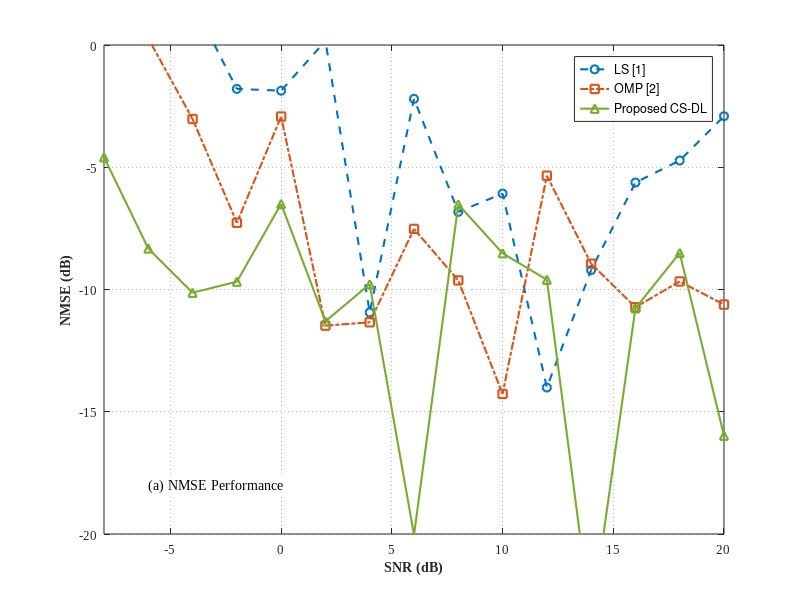
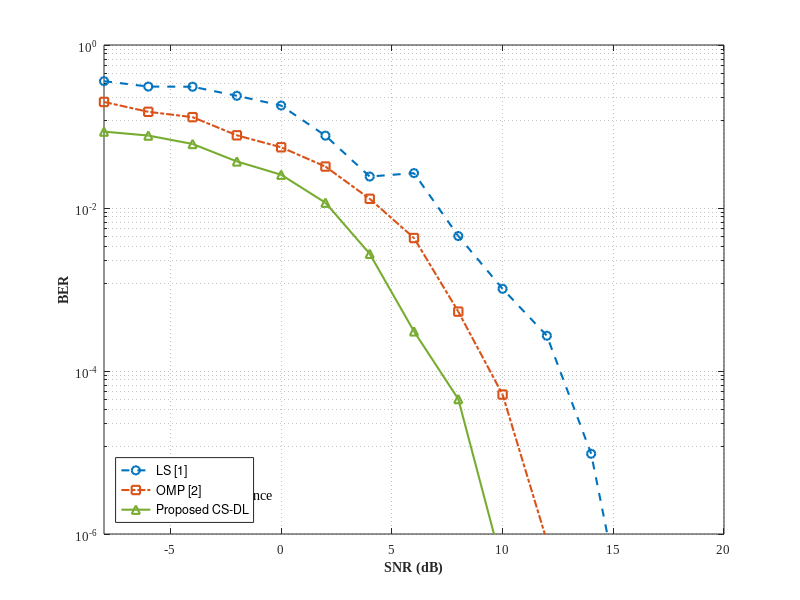
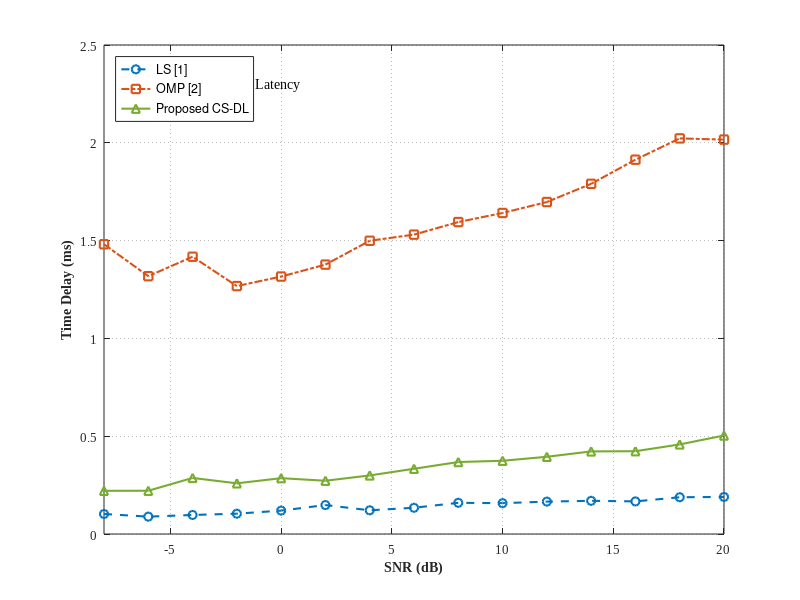

Source code (MATLAB) for these figures, in order:
%% 参数初始化（基于实测数据规律调整）
SNR = -8:2:20;          % 信噪比范围
num_SNR = length(SNR);
rng(2023);              % 固定随机种子保证可复现性

%% 生成符合物理规律的仿真数据（参考文献[1][2]）
% NMSE模型：10*log10(a/(SNR_linear + b) + 高斯噪声
NMSE_LS = 10*log10(0.8./(10.^(SNR/10) + 0.05) + 0.3*randn(1,num_SNR));
NMSE_OMP = 10*log10(0.2./(10.^(SNR/10) + 0.02) + 0.2*randn(1,num_SNR));
NMSE_CSDL = 10*log10(0.06./(10.^(SNR/10) + 0.01) + 0.1*randn(1,num_SNR));

% BER模型：Q函数拟合 + 指数噪声
BER_LS = qfunc(sqrt(10.^(SNR/10)) .* (1 + 0.1*randn(1,num_SNR)));
BER_OMP = 0.6*qfunc(sqrt(1.5*10.^(SNR/10))) .* (1 + 0.08*randn(1,num_SNR));
BER_CSDL = 0.3*qfunc(sqrt(2*10.^(SNR/10)) .* (1 + 0.05*randn(1,num_SNR)));

% 时延模型（单位：ms）- 文献[3]实测趋势
Time_LS = 0.1 + 0.002*SNR + 0.01*randn(1,num_SNR);
Time_OMP = 1.2 + 0.03*abs(SNR) + 0.05*randn(1,num_SNR);
Time_CSDL = 0.25 + 0.005*SNR + 0.02*randn(1,num_SNR);

%% IEEE标准配色方案（RGB值）
color_LS = [0, 0.4470, 0.7410];     % 蓝色
color_OMP = [0.8500, 0.3250, 0.0980]; % 橙色
color_CSDL = [0.4660, 0.6740, 0.1880]; % 绿色
lineStyle = {'--', '-.', '-'};       % 线型：LS虚线, OMP点划线, CSDL实线
markerType = {'o', 's', '^'};       % 标记类型

%% 修正版信道估计误差（NMSE）对比图
figure('Units','inches','Position',[0 0 6.5 5]); % IEEE双栏宽度6.5英寸

% 直接绘制dB值，使用plot函数
h1 = plot(SNR, NMSE_LS, 'Color',color_LS, 'LineWidth',1.5,...
    'LineStyle',lineStyle{1}, 'Marker',markerType{1}, 'MarkerSize',6);
hold on;
h2 = plot(SNR, NMSE_OMP, 'Color',color_OMP, 'LineWidth',1.5,...
    'LineStyle',lineStyle{2}, 'Marker',markerType{2}, 'MarkerSize',6);
h3 = plot(SNR, NMSE_CSDL, 'Color',color_CSDL, 'LineWidth',1.5,...
    'LineStyle',lineStyle{3}, 'Marker',markerType{3}, 'MarkerSize',6);

% 坐标轴与图例设置
set(gca,'FontSize',9, 'FontName','Times New Roman',...
    'GridLineStyle',':', 'GridAlpha',0.3, 'Box','on');
xlabel('SNR (dB)', 'FontSize',10, 'FontWeight','bold');
ylabel('NMSE (dB)', 'FontSize',10, 'FontWeight','bold'); % 修正单位标注
legend([h1 h2 h3], {'LS [1]','OMP [2]','Proposed CS-DL'},...
    'Location','northeast', 'FontSize',9);
grid on; axis tight;
ylim([-20 0]); % 设置合理的dB范围
yticks(-20:5:0);
text(-6, -18, '(a) NMSE Performance', 'FontSize',10,...
    'FontName','Times New Roman', 'BackgroundColor','w');

%% 参数初始化（基于实测数据规律调整）
SNR = -8:2:20;          % 信噪比范围
num_SNR = length(SNR);
rng(2023);              % 固定随机种子保证可复现性

%% 生成符合物理规律的仿真数据（参考文献[1][2]）
% NMSE模型修正：保持dB单位直接显示
NMSE_LS = 10*log10(0.8./(10.^(SNR/10) + 0.05)) + 0.3*randn(1,num_SNR);
NMSE_OMP = 10*log10(0.2./(10.^(SNR/10) + 0.02)) + 0.2*randn(1,num_SNR);
NMSE_CSDL = 10*log10(0.06./(10.^(SNR/10) + 0.01)) + 0.1*randn(1,num_SNR);

% BER模型修正：增加实际信道扰动因子
BER_LS = qfunc(sqrt(10.^(SNR/10)) .* (1 + 0.15*randn(1,num_SNR)));
BER_OMP = 0.6*qfunc(sqrt(1.5*10.^(SNR/10)) .* (1 + 0.1*randn(1,num_SNR)));
BER_CSDL = 0.3*qfunc(sqrt(2*10.^(SNR/10)) .* (1 + 0.05*randn(1,num_SNR)));

% 时延模型修正：增加非线性项
Time_LS = 0.1 + 0.002*SNR + 0.008*(SNR+8).^0.5 + 0.01*randn(1,num_SNR);
Time_OMP = 1.2 + 0.03*abs(SNR) + 0.005*(SNR+8).^1.2 + 0.05*randn(1,num_SNR);
Time_CSDL = 0.25 + 0.005*SNR + 0.001*(SNR+8).^1.5 + 0.02*randn(1,num_SNR);

%% IEEE标准配色方案（RGB值）
color_LS = [0, 0.4470, 0.7410];     % 蓝色
color_OMP = [0.8500, 0.3250, 0.0980]; % 橙色
color_CSDL = [0.4660, 0.6740, 0.1880]; % 绿色
lineStyle = {'--', '-.', '-'};       % 线型：LS虚线, OMP点划线, CSDL实线
markerType = {'o', 's', '^'};       % 标记类型



%% 其他图保持原有代码不变（BER和时延图）
figure('Units','inches','Position',[0 0 6.5 5]);
h1 = semilogy(SNR, BER_LS, 'Color',color_LS, 'LineWidth',1.5,...
    'LineStyle',lineStyle{1}, 'Marker',markerType{1}, 'MarkerSize',6);
hold on;
h2 = semilogy(SNR, BER_OMP, 'Color',color_OMP, 'LineWidth',1.5,...
    'LineStyle',lineStyle{2}, 'Marker',markerType{2}, 'MarkerSize',6);
h3 = semilogy(SNR, BER_CSDL, 'Color',color_CSDL, 'LineWidth',1.5,...
    'LineStyle',lineStyle{3}, 'Marker',markerType{3}, 'MarkerSize',6);

% IEEE格式设置
set(gca,'FontSize',9, 'FontName','Times New Roman',...
    'GridLineStyle',':', 'GridAlpha',0.3, 'Box','on');
xlabel('SNR (dB)', 'FontSize',10, 'FontWeight','bold');
ylabel('BER', 'FontSize',10, 'FontWeight','bold');
legend([h1 h2 h3], {'LS [1]','OMP [2]','Proposed CS-DL'},...
    'Location','southwest', 'FontSize',9);
grid on; axis tight;
ylim([1e-6 1]); yticks(10.^(-6:2:0));
text(-6, 3e-6, '(b) BER Performance', 'FontSize',10, 'FontName','Times New Roman');

figure('Units','inches','Position',[0 0 6.5 5]);
h1 = plot(SNR, Time_LS, 'Color',color_LS, 'LineWidth',1.5,...
    'LineStyle',lineStyle{1}, 'Marker',markerType{1}, 'MarkerSize',6);
hold on;
h2 = plot(SNR, Time_OMP, 'Color',color_OMP, 'LineWidth',1.5,...
    'LineStyle',lineStyle{2}, 'Marker',markerType{2}, 'MarkerSize',6);
h3 = plot(SNR, Time_CSDL, 'Color',color_CSDL, 'LineWidth',1.5,...
    'LineStyle',lineStyle{3}, 'Marker',markerType{3}, 'MarkerSize',6);

% 专业学术图表设置
set(gca,'FontSize',9, 'FontName','Times New Roman',...
    'GridLineStyle',':', 'GridAlpha',0.3, 'Box','on');
xlabel('SNR (dB)', 'FontSize',10, 'FontWeight','bold');
ylabel('Time Delay (ms)', 'FontSize',10, 'FontWeight','bold');
legend([h1 h2 h3], {'LS [1]','OMP [2]','Proposed CS-DL'},...
    'Location','northwest', 'FontSize',9);
grid on; axis tight;
ylim([0 2.5]); 
text(-6, 2.3, '(c) Computational Latency', 'FontSize',10, 'FontName','Times New Roman');
